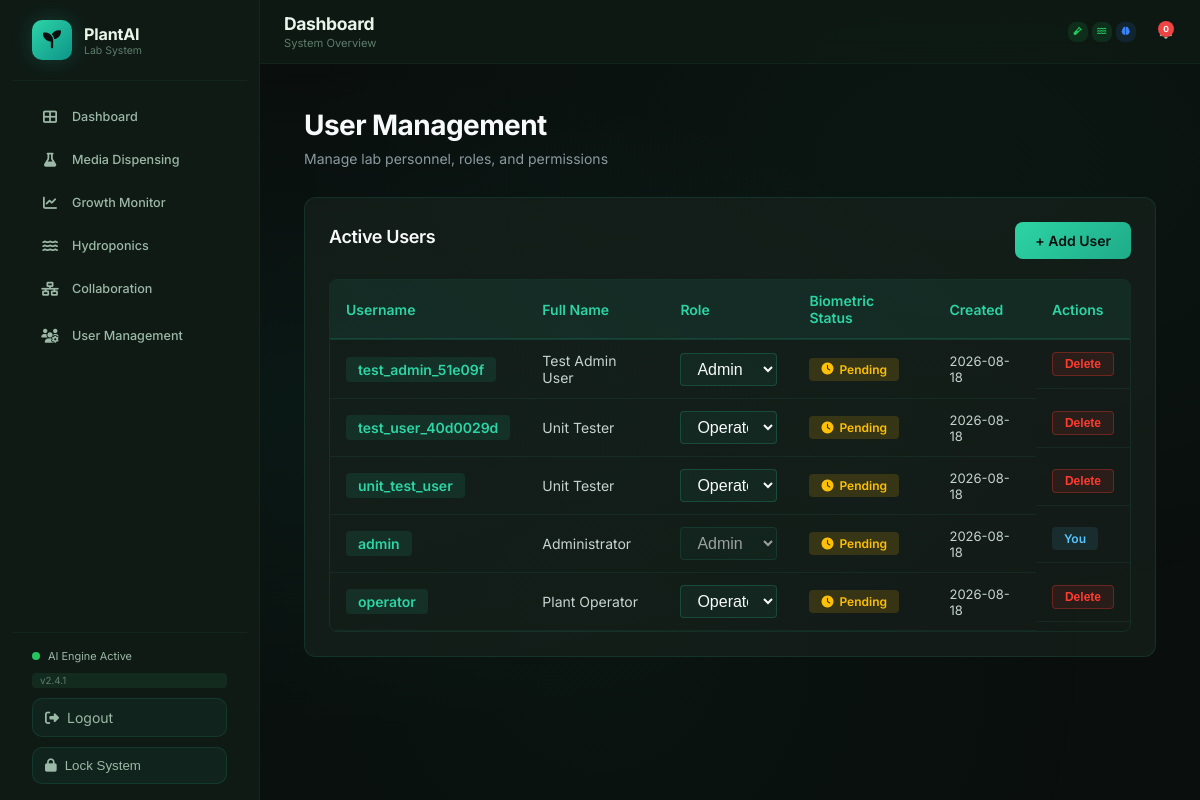
Page /admin/users (signed in) on the committed database.
### tables this page shows
CREATE TABLE users (
                id INTEGER PRIMARY KEY AUTOINCREMENT,
                username TEXT NOT NULL UNIQUE,
                password_hash TEXT NOT NULL,
                full_name TEXT NOT NULL,
                role TEXT NOT NULL DEFAULT 'operator',
                face_signature TEXT,
                created_at TIMESTAMP DEFAULT CURRENT_TIMESTAMP,
                updated_at TIMESTAMP DEFAULT CURRENT_TIMESTAMP
            , enrollment_status TEXT NOT NULL DEFAULT "pending");

### backend/app.py (the view)
@app.route('/admin/users')
@admin_required
def admin_users():
    users = db.get_all_users()
    current_user = db.get_user_by_username(session.get('username', ''))
    return render_template('admin_users.html', users=users, current_user=current_user)

### backend/app.py (called while the page is built)
def admin_required(view_func):
    @wraps(view_func)
    def wrapped_view(*args, **kwargs):
        if not session.get('logged_in'):
            return redirect(url_for('login'))
        user = db.get_user_by_username(session.get('username', ''))
        if not user or user.get('role') != 'admin':
            return jsonify({'error': 'Admin access required.'}), 403
        return view_func(*args, **kwargs)
    return wrapped_view

@app.before_request
def require_authentication():
    allowed_routes = {'login', 'logout', 'register', 'static', 'api_register'}
    if request.endpoint in allowed_routes:
        return None
    if request.path.startswith('/api/'):
        if request.endpoint in {'api_facial_login', 'api_enroll_face'}:
            return None
        return None
    if session.get('locked'):
        if request.endpoint not in {'lock_screen', 'logout'}:
            return redirect(url_for('lock_screen'))
    if not session.get('logged_in'):
        return redirect(url_for('login'))

### backend/database.py (called while the page is built)
def get_db_connection():
    conn = sqlite3.connect(DB_FILE)
    conn.row_factory = sqlite3.Row
    return conn

def get_user_by_username(username):
    key = (username or '').strip().lower()
    if not key:
        return None
    with get_db_connection() as conn:
        row = conn.execute('SELECT * FROM users WHERE username = ?', (key,)).fetchone()
        return dict(row) if row is not None else None

def get_all_users():
    with get_db_connection() as conn:
        cursor = conn.cursor()
        cursor.execute('SELECT id, username, full_name, role, enrollment_status, created_at FROM users ORDER BY created_at DESC')
        return [dict(row) for row in cursor.fetchall()]

### frontend/templates/admin_users.html (shortened to what this page needs)
{% extends "base.html" %}
{% block content %}
<div class="admin-container">
    <div class="admin-header">
        <h1 class="admin-title">User Management</h1>
        <p class="admin-subtitle">Manage lab personnel, roles, and permissions</p>
    </div>
    <div class="admin-section">
        <div class="section-header">
            <h2 class="section-title">Active Users</h2>
            <a href="{{ url_for('register') }}" class="action-button">+ Add User</a>
        </div>
        {% if users %}
            <div class="users-table-wrapper">
                <table class="users-table">
                    <thead>
                        <tr>
                            <th>Username</th>
                            <th>Full Name</th>
                            <th>Role</th>
                            <th>Biometric Status</th>
                            <th>Created</th>
                            <th>Actions</th>
                        </tr>
                    </thead>
                    <tbody>
                        {% for user in users %}
                            <tr class="user-row">
                                <td class="user-username">
                                    <span class="username-badge">{{ user.username }}</span>
                                </td>
                                <td>{{ user.full_name }}</td>
                                <td>
                                    <div class="role-selector">
                                        <select class="role-select" data-username="{{ user.username }}" {% if user.username == current_user.username %}disabled{% endif %}>
                                            <option value="operator" {% if user.role == 'operator' %}selected{% endif %}>Operator</option>
                                            <option value="admin" {% if user.role == 'admin' %}selected{% endif %}>Admin</option>
                                        </select>
                                    </div>
                                </td>
                                <td>
                                    <span class="status-badge {% if user.enrollment_status == 'enrolled' %}enrolled{% else %}pending{% endif %}">
                                        {% if user.enrollment_status == 'enrolled' %}
                                            <i class="fas fa-check-circle"></i> Enrolled
                                        {% else %}
                                            <i class="fas fa-clock"></i> Pending
                                        {% endif %}
                                    </span>
                                </td>
                                <td class="user-created">{{ user.created_at[:10] }}</td>
                                <td class="user-actions">
                                    {% if user.username != current_user.username %}
                                        <button class="delete-btn" data-username="{{ user.username }}">Delete</button>
                                    {% else %}
                                        <span class="self-badge">You</span>
                                    {% endif %}
                                </td>
                            </tr>
                        {% endfor %}
                    </tbody>
                </table>
            </div>
        {% else %}
            <div class="empty-state">
                <i class="fas fa-users"></i>
                <p>No users found</p>
            </div>
        {% endif %}
    </div>
</div>
{% endblock %}

### frontend/templates/base.html (shortened to what this page needs)
<!DOCTYPE html>
<html lang="en">
<head>
    <link rel="stylesheet" href="https://cdnjs.cloudflare.com/ajax/libs/font-awesome/6.5.1/css/all.min.css">
    <link rel="stylesheet" href="{{ url_for('static', filename='css/style.css') }}">
</head>
<body>
    <nav class="sidebar" id="sidebar">
        <div class="sidebar-header">
            <div class="logo">
                <div class="logo-icon">
                    <i class="fas fa-seedling"></i>
                </div>
                <div class="logo-text">
                    <span class="logo-name">PlantAI</span>
                    <span class="logo-sub">Lab System</span>
                </div>
            </div>
        </div>
        <ul class="nav-menu">
            <li class="nav-item">
                <a href="/" class="nav-link {% if active_page == 'dashboard' %}active{% endif %}" id="nav-dashboard">
                    <i class="fas fa-th-large"></i>
                    <span>Dashboard</span>
                </a>
            </li>
            <li class="nav-item">
                <a href="/media-dispensing" class="nav-link {% if active_page == 'media' %}active{% endif %}" id="nav-media">
                    <i class="fas fa-flask"></i>
                    <span>Media Dispensing</span>
                </a>
            </li>
            <li class="nav-item">
                <a href="/growth-monitor" class="nav-link {% if active_page == 'growth' %}active{% endif %}" id="nav-growth">
                    <i class="fas fa-chart-line"></i>
                    <span>Growth Monitor</span>
                </a>
            </li>
            <li class="nav-item">
                <a href="/hydroponics" class="nav-link {% if active_page == 'hydroponics' %}active{% endif %}" id="nav-hydroponics">
                    <i class="fas fa-water"></i>
                    <span>Hydroponics</span>
                </a>
            </li>
            <li class="nav-item">
                <a href="/collaboration" class="nav-link {% if active_page == 'collaboration' %}active{% endif %}" id="nav-collab">
                    <i class="fas fa-network-wired"></i>
                    <span>Collaboration</span>
                </a>
            </li>
            {% if current_user and current_user.role == 'admin' %}
            <li class="nav-item">
                <a href="/admin/users" class="nav-link {% if active_page == 'admin_users' %}active{% endif %}" id="nav-admin">
                    <i class="fas fa-users-gear"></i>
                    <span>User Management</span>
                </a>
            </li>
            {% endif %}
        </ul>
        <div class="sidebar-footer">
            <div class="ai-status">
                <div class="ai-pulse"></div>
                <span>AI Engine Active</span>
            </div>
            <div class="version-tag">v2.4.1</div>
            <a href="{{ url_for('logout') }}" class="logout-link">
                <i class="fas fa-right-from-bracket"></i>
                <span>Logout</span>
            </a>
            <button type="button" class="logout-link lock-button" id="lockSystemBtn">
                <i class="fas fa-lock"></i>
                <span>Lock System</span>
            </button>
        </div>
    </nav>
    <main class="main-content">
        <header class="top-bar">
            <div class="page-title">
                <h1>{% block page_title %}Dashboard{% endblock %}</h1>
                <p class="page-subtitle">{% block page_subtitle %}System Overview{% endblock %}</p>
            </div>
            <div class="top-bar-actions">
                <div class="status-indicators">
                    <div class="status-dot operational" title="Tissue Culture: Operational">
                        <i class="fas fa-vial"></i>
                    </div>
                    <div class="status-dot operational" title="Hydroponics: Operational">
                        <i class="fas fa-water"></i>
                    </div>
                    <div class="status-dot active" title="AI Engine: Active">
                        <i class="fas fa-brain"></i>
                    </div>
                </div>
                <div class="notification-bell" id="notificationBell">
                    <span class="notification-badge" id="notifBadge">0</span>
                </div>
            </div>
        </header>
        <div class="content-area">
            {% block content %}{% endblock %}
        </div>
    </main>
</body>
</html>

### frontend/templates/base.html (style rules this page uses)
input[type="text"], input[type="number"], input[type="email"], input[type="datetime-local"], select, textarea { font-size: 16px !important; }

### frontend/templates/admin_users.html (style rules this page uses)
.admin-container { padding: 20px; max-width: 1200px; margin: 0 auto; }
.admin-header { margin-bottom: 30px; }
.admin-title { font-size: 28px; font-weight: 700; color: #f8f9fa; margin-bottom: 8px; }
.admin-subtitle { color: #8a9aa0; font-size: 14px; }
.admin-section { background: rgba(26, 35, 31, 0.6); border: 1px solid rgba(45, 212, 168, 0.12); border-radius: 12px; padding: 24px; margin-bottom: 20px; }
.section-header { display: flex; justify-content: space-between; align-items: center; margin-bottom: 20px; }
.section-title { font-size: 18px; font-weight: 600; color: #f8f9fa; }
.action-button { background: linear-gradient(135deg, #2dd4a4 0%, #1fab89 100%); color: #0a0f0d; padding: 10px 20px; border: none; border-radius: 8px; cursor: pointer; font-weight: 600; text-decoration: none; display: inline-block; transition: transform 0.2s; }
.users-table-wrapper { overflow-x: auto; border-radius: 8px; border: 1px solid rgba(45, 212, 168, 0.1); }
.users-table { width: 100%; border-collapse: collapse; font-size: 14px; }
.users-table thead { background: rgba(45, 212, 168, 0.08); border-bottom: 2px solid rgba(45, 212, 168, 0.15); }
.users-table th { padding: 12px 16px; text-align: left; color: #2dd4a4; font-weight: 600; }
.users-table td { padding: 12px 16px; border-bottom: 1px solid rgba(45, 212, 168, 0.08); color: #c6d4cf; }
.username-badge { background: rgba(45, 212, 168, 0.1); color: #2dd4a4; padding: 4px 12px; border-radius: 4px; font-weight: 600; }
.role-selector { width: 100%; }
.role-select { background: rgba(45, 212, 168, 0.06); border: 1px solid rgba(45, 212, 168, 0.2); color: #f8f9fa; padding: 6px 12px; border-radius: 4px; cursor: pointer; font-size: 13px; width: 100%; }
.role-select:disabled { opacity: 0.6; cursor: not-allowed; }
.status-badge { display: inline-flex; align-items: center; gap: 6px; padding: 4px 12px; border-radius: 4px; font-size: 12px; font-weight: 600; }
.status-badge.pending { background: rgba(255, 193, 7, 0.15); color: #ffc107; }
.user-created { color: #8a9aa0; font-size: 13px; }
.user-actions { display: flex; gap: 8px; }
.delete-btn { background: rgba(255, 59, 48, 0.1); color: #ff3b30; border: 1px solid rgba(255, 59, 48, 0.3); padding: 4px 12px; border-radius: 4px; cursor: pointer; font-size: 12px; font-weight: 600; transition: all 0.2s; }
.self-badge { background: rgba(88, 198, 255, 0.1); color: #58c6ff; padding: 4px 12px; border-radius: 4px; font-size: 12px; font-weight: 600; }

### rows in the picture
users: username "test_admin_51e09f", full_name "Test Admin User", role+username "Admin", enrollment_status "Pending", created_at "2026-08-18"
users: username "test_user_40d0029d", full_name "Unit Tester", role+username "Operator", enrollment_status "Pending", created_at "2026-08-18"
users: username "unit_test_user", full_name "Unit Tester", role+username "Operator", enrollment_status "Pending", created_at "2026-08-18"
users: username "admin", full_name "Administrator", role+username "Admin", enrollment_status "Pending", created_at "2026-08-18", shows "You"
users: username "operator", full_name "Plant Operator", role+username "Operator", enrollment_status "Pending", created_at "2026-08-18"
